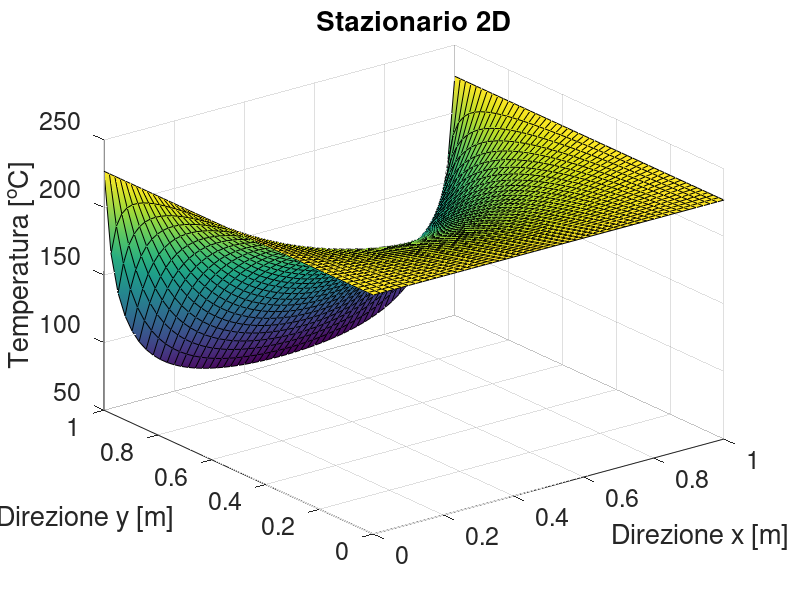

Write the MATLAB code that produced this figure.
clc; clear; close all;
%% dati
LL = 1;
Tnorth = 500;
Tsouth = 500;
Twest = 500;
Teast = 300;
hheast = 10;
cond = .72;

%% griglia spaziale
nx = 51;
ny = 51;
ntot = nx*ny;
xvet = linspace(0,LL,nx);
yvet = linspace(0,LL,ny);
dx = xvet(2)-xvet(1);
dy = yvet(2)-yvet(1);
[xmat,ymat] = meshgrid(xvet,yvet);

%% creo il problema
AA = sparse([],[],[],ntot,ntot,5*ntot);
bb = zeros(ntot,1);

% --- centro ---
for jx = 2:nx-1
    for jy = 2:ny-1
        kk = jx+(jy-1)*nx;
        AA(kk,kk) = -2*(1/dx^2+1/dy^2);
        AA(kk,kk+nx) = 1/dy^2; % north
        AA(kk,kk-nx) = 1/dy^2; % south
        AA(kk,kk+1) = 1/dx^2; % west
        AA(kk,kk-1) = 1/dx^2; % east
    end
end

% --- condizioni al contorno ---
% north (con north-west e north-east) - dirichlet
for jx = 1:nx
    kk = jx+(ny-1)*nx;
    AA(kk,kk) = 1;
    bb(kk) = Tnorth;
end

% south (con south-west e south-east) - dirichlet
for jx = 1:nx
    kk = jx;
    AA(kk,kk) = 1;
    bb(kk) = Tsouth;
end

% west (senza north-west e south-west) - dirichlet
for jy = 2:ny-1
    kk = 1+(jy-1)*nx;
    AA(kk,kk) = 1;
    bb(kk) = Twest;
end

% east (senza north-east e south-east) - robin
for jy = 2:ny-1
    kk = jy*nx;
    AA(kk,kk) = -cond*(dx/dy+dy/dx)-hheast*dy;
    AA(kk,kk+nx) = cond*dx/2/dy; % north
    AA(kk,kk-nx) = cond*dx/2/dy; % south
    AA(kk,kk-1) = cond*dy/dx; % west
    bb(kk) = -hheast*Teast*dy;
end

%% --- risolvo ---
TT = AA\bb;
TTmat = reshape(TT,nx,ny);

%% calcolo della potenza dispersa ad east
% - da me -
qqeast = (TTmat(nx-1,1)-TTmat(nx,1))*cond*dy/(dx/2);
for jy = 2:ny-1
    qqeast = qqeast + (TTmat(nx-1,jy)-TTmat(nx,jy))*cond*dy/dx;
end
qqeast = qqeast + (TTmat(nx-1,ny)-TTmat(nx,ny))*cond*dy/(dx/2);
disp(['Calore conduttivo (approssimazione) = ',num2str(qqeast),' [W/m]']);

% - da prof -
qlin=trapz(yvet,hheast*(TT(nx:nx:end)-Teast));
disp(['Calore convettivo (corretto) = ',num2str(qlin),' [W/m]']);

%% post production - temperatura stazionaria 2D
surf(xmat,ymat,TTmat-273.15,'facecolor','interp')
xlabel('Direzione x [m]')
ylabel('Direzione y [m]')
zlabel('Temperatura [^oC]')
set(gca,'fontsize',18)
title('Stazionario 2D')
